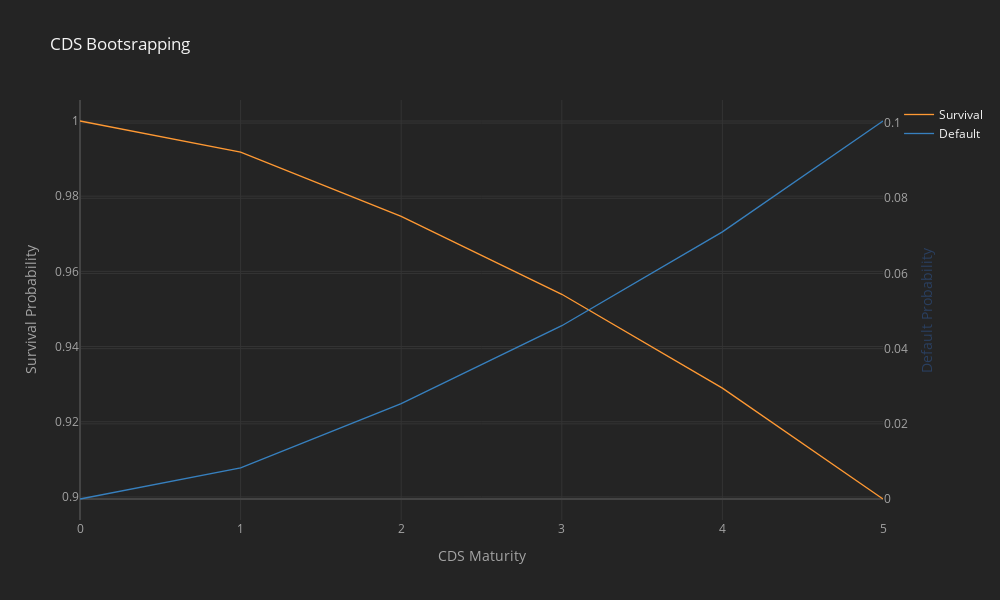

This figure's notebook cell:
### Code cell
# Plot Survival Probability
df[['Survival', 'Default']].iplot(title = 'CDS Bootsrapping',
                                  xTitle = 'CDS Maturity', yTitle = 'Survival Probability',
                                  secondary_y = 'Default', secondary_y_title = 'Default Probability')

### Figure 1 — Plotly figure (JSON) as saved in the notebook; plotly's stock layout.template omitted (floating-point values rounded to 4 significant figures)
{"data": [{"line": {"color": "rgba(255, 153, 51, 1.0)", "dash": "solid", "shape": "linear", "width": 1.3}, "mode": "lines", "name": "Survival", "text": "", "type": "scatter", "x": [0, 1, 2, 3, 4, 5], "y": [1, 0.9917, 0.9746, 0.9539, 0.9289, 0.8994]}, {"line": {"color": "rgba(55, 128, 191, 1.0)", "dash": "solid", "shape": "linear", "width": 1.3}, "mode": "lines", "name": "Default", "text": "", "type": "scatter", "x": [0, 1, 2, 3, 4, 5], "xaxis": "x", "y": [0, 0.008264, 0.02538, 0.04611, 0.07106, 0.1006], "yaxis": "y2"}], "layout": {"height": 600, "legend": {"bgcolor": "#242424", "font": {"color": "#F4F4F4"}}, "paper_bgcolor": "#242424", "plot_bgcolor": "#242424", "title": {"font": {"color": "#F4F4F4"}, "text": "CDS Bootsrapping"}, "width": 1000, "xaxis": {"gridcolor": "#343434", "showgrid": true, "tickfont": {"color": "#A4A4A4"}, "title": {"font": {"color": "#A4A4A4"}, "text": "CDS Maturity"}, "zerolinecolor": "#444444"}, "yaxis": {"gridcolor": "#343434", "showgrid": true, "tickfont": {"color": "#A4A4A4"}, "title": {"font": {"color": "#A4A4A4"}, "text": "Survival Probability"}, "zerolinecolor": "#444444"}, "yaxis2": {"anchor": "x", "gridcolor": "#343434", "overlaying": "y", "showgrid": true, "side": "right", "tickfont": {"color": "#A4A4A4"}, "title": {"text": "Default Probability"}, "zerolinecolor": "#444444"}}}
